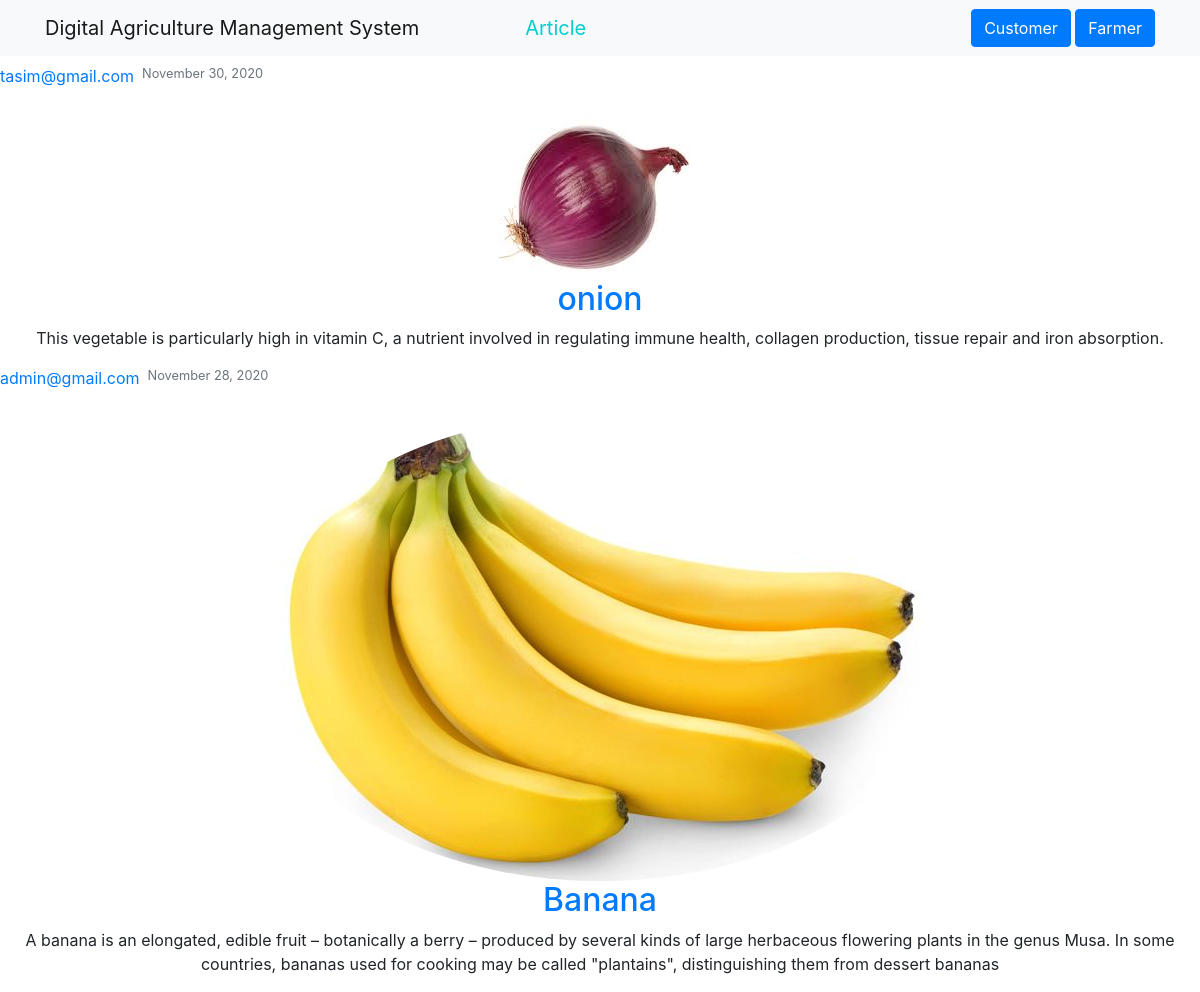
/farmer/article/, run on the app's committed database.
### App_Farmer/models.py (models this page shows, shortened)
class Post(models.Model):
    title = models.CharField(max_length=200)
    content = models.TextField()
    date_posted = models.DateTimeField(default=timezone.now)
    author = models.ForeignKey(settings.AUTH_USER_MODEL, on_delete=models.CASCADE)
    image = models.ImageField(default='default.jpg', upload_to='article_pics')

### App_Login/models.py (models this page shows, shortened)
class User(AbstractBaseUser, PermissionsMixin):
    email = models.EmailField(unique=True, null=False)
    is_staff = models.BooleanField(
        ugettext_lazy('staff status'),
        default=False,
        help_text=ugettext_lazy('Designates whether the user can log in this site')
    )
    is_active = models.BooleanField(
        ugettext_lazy('active'),
        default=True,
        help_text=ugettext_lazy('Designates whether this user should be treated as active. Unselect this instead of deleting accounts')
    )
    USERNAME_FIELD = 'email'
    objects = MyUserManager()
    def __str__(self):
        return self.email

### App_Farmer/views.py (the view)
# urls.py: path('article/', PostListView.as_view(), name='farmer-article'),
class PostListView(ListView):
     model = Post
     template_name = 'App_Farmer/article.html'
     context_object_name = 'posts'
     ordering = ['-date_posted']
     paginate_by = 3

### templates/App_Farmer/article.html (shortened to what this page needs)
{% extends 'base.html' %}
{% block body_block %}
    {% for post in posts %}
         <article class="media content-section">
           <div class="media-body">
             <div class="article-metadata">
               <div class="media">
                    <a class="mr-2" href="#">{{ post.author }}</a>
                   <small class="text-muted">{{ post.date_posted|date:"F d, Y" }}</small>
                 </div>
                 <br>
                 <img class="rounded-circle article-img" src="{{ post.image.url }}">
                   <h2><a class="article-title" href="#">{{ post.title }}</a></h2>
                    <p class="article-content">{{ post.content }}</p>
             </div>
           </div>
         </article>
    {% endfor %}
{% endblock %}

### data on the page
Post: author "tasim@gmail.com", date_posted "November 30, 2020", image (picture), title "onion", content "This vegetable is particularly high in vitamin C, a nutrient involved in regulating immune health, collagen production, tissue repair and iron absorption."
Post: author "admin@gmail.com", date_posted "November 28, 2020", image (picture), title "Banana", content "A banana is an elongated, edible fruit – botanically a berry – produced by several kinds of large herbaceous flowering plants in the genus Musa. In some countries, bananas used for cooking may be called \"plantains\", distinguishing them from dessert bananas"
